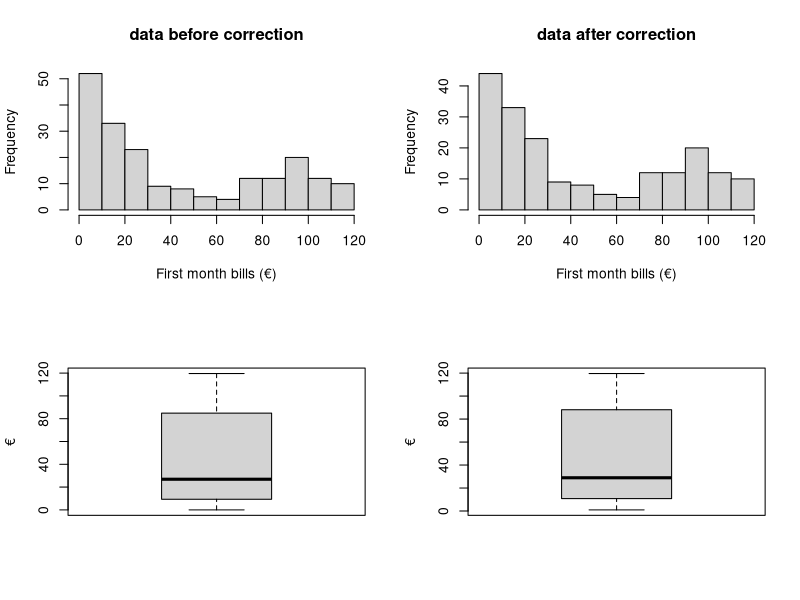
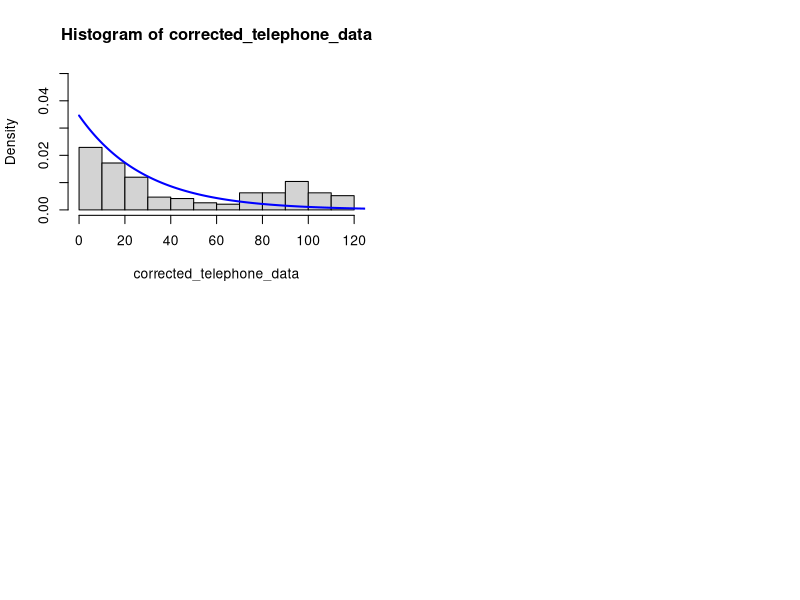

Write the R code that produced these figures, in order.
## ---- chunk 1
knitr::opts_chunk$set(echo = TRUE)
## ---- chunk 2
telephone_data = read.table("telephone.txt",header=TRUE)

# sorted data
sort(telephone_data$Bills)
## ---- chunk 3
# row_sub = apply(dd, 1, function(row) all(row !=0 ))
corrected_telephone_data = telephone_data[apply(telephone_data, 1, function(row) all(row !=0 )), ]

par(mfrow=c(2,2))
hist(telephone_data$Bills, xlab = "First month bills (€)", main = "data before correction")
hist(corrected_telephone_data, xlab = "First month bills (€)", main = "data after correction")
boxplot(telephone_data$Bills, ylab = "€")
boxplot(corrected_telephone_data, ylab = "€")
## ---- chunk 4
test_statistic = median(corrected_telephone_data)

hist(corrected_telephone_data, prob=T, ylim = c(0,0.05))
lamb = 1/test_statistic
x = seq(0, length(corrected_telephone_data),length=1000)
f = lamb*exp(-lamb*x )
lines(x,f,col="blue",lwd=2)
## ---- chunk 5

## ---- chunk 6

